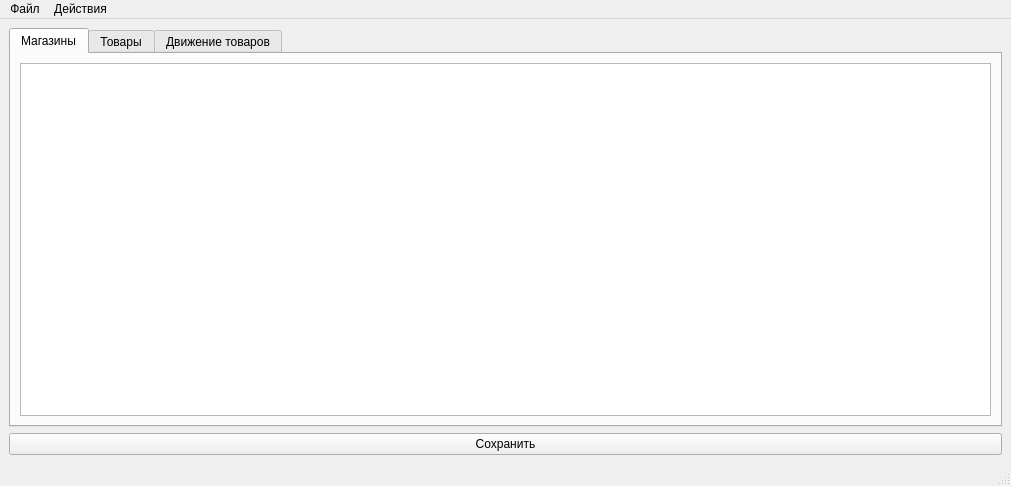
<?xml version="1.0" encoding="UTF-8"?>
<ui version="4.0">
 <class>MainWindow</class>
 <widget class="QMainWindow" name="MainWindow">
  <property name="geometry">
   <rect>
    <x>0</x>
    <y>0</y>
    <width>1011</width>
    <height>486</height>
   </rect>
  </property>
  <property name="windowTitle">
   <string>MainWindow</string>
  </property>
  <property name="toolTip">
   <string>&lt;html&gt;&lt;head/&gt;&lt;body&gt;&lt;p&gt;&lt;br/&gt;&lt;/p&gt;&lt;/body&gt;&lt;/html&gt;</string>
  </property>
  <widget class="QWidget" name="centralwidget">
   <layout class="QVBoxLayout" name="verticalLayout">
    <item>
     <widget class="QTabWidget" name="tabWidget">
      <property name="currentIndex">
       <number>0</number>
      </property>
      <widget class="QWidget" name="tab">
       <attribute name="title">
        <string>Магазины</string>
       </attribute>
       <layout class="QVBoxLayout" name="verticalLayout_2">
        <item>
         <widget class="QTableWidget" name="table_magaz"/>
        </item>
       </layout>
      </widget>
      <widget class="QWidget" name="tab_2">
       <attribute name="title">
        <string>Товары</string>
       </attribute>
       <layout class="QVBoxLayout" name="verticalLayout_3">
        <item>
         <widget class="QTableWidget" name="table_product"/>
        </item>
       </layout>
      </widget>
      <widget class="QWidget" name="tab_3">
       <attribute name="title">
        <string>Движение товаров</string>
       </attribute>
       <layout class="QVBoxLayout" name="verticalLayout_4">
        <item>
         <widget class="QTableWidget" name="table_dvig"/>
        </item>
       </layout>
      </widget>
     </widget>
    </item>
    <item>
     <widget class="QPushButton" name="save">
      <property name="text">
       <string>Сохранить</string>
      </property>
     </widget>
    </item>
   </layout>
  </widget>
  <widget class="QMenuBar" name="menubar">
   <property name="geometry">
    <rect>
     <x>0</x>
     <y>0</y>
     <width>1011</width>
     <height>21</height>
    </rect>
   </property>
   <widget class="QMenu" name="menu_2">
    <property name="title">
     <string>Действия</string>
    </property>
    <addaction name="action_dobavit_dvig"/>
    <addaction name="action_dobavit_tovar"/>
   </widget>
   <widget class="QMenu" name="menu">
    <property name="title">
     <string>Файл</string>
    </property>
    <addaction name="action_savecsv"/>
   </widget>
   <addaction name="menu"/>
   <addaction name="menu_2"/>
  </widget>
  <widget class="QStatusBar" name="statusbar"/>
  <action name="action_dobavit_dvig">
   <property name="text">
    <string>Добавить новый объект в движение товара</string>
   </property>
  </action>
  <action name="zagrysit">
   <property name="text">
    <string>Загрузить</string>
   </property>
  </action>
  <action name="sohranit">
   <property name="text">
    <string>Сохранить</string>
   </property>
  </action>
  <action name="open_product">
   <property name="text">
    <string>Открыть товары</string>
   </property>
  </action>
  <action name="open_dvig">
   <property name="text">
    <string>Открыть движение товаров</string>
   </property>
  </action>
  <action name="action_dobavit_tovar">
   <property name="text">
    <string>Добавить новый объект в товары</string>
   </property>
  </action>
  <action name="action_savecsv">
   <property name="text">
    <string>Сохранить</string>
   </property>
  </action>
 </widget>
 <resources/>
 <connections/>
</ui>
